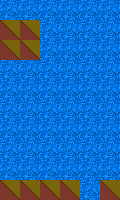

The image is a tile-based game level rendered from a .tmx file. Its description and complete source (layers, tilesets, objects, tile grids) follow:
An orthogonal 6x10 tile map with 20x20 px tiles, 2 tile layers (Tile Layer 1, Tile Layer 2), 2 tilesets and 1 object (CHGROOM).

<map version="1.9" tiledversion="1.9.1" orientation="orthogonal" renderorder="right-down" width="6" height="10" tilewidth="20" tileheight="20" infinite="0" nextlayerid="12" nextobjectid="138">
 <editorsettings>
  <export target="../maps/NATEROOM.nat" format="custom" />
 </editorsettings>
 <properties>
  <property name="name" value="Nathyn's Room" />
 </properties>
 <tileset firstgid="1" source="nateroom.tsx" />
 <tileset firstgid="24" source="HOTEL.TSX" />
 <layer id="1" name="Tile Layer 1" width="6" height="10">
  <data encoding="csv">
49,49,49,49,49,49,
49,49,49,49,49,49,
49,49,49,49,49,49,
49,49,49,49,49,49,
49,49,49,49,49,49,
49,49,49,49,49,49,
49,49,49,49,49,49,
49,49,49,49,49,49,
49,49,49,49,49,49,
49,49,49,49,49,49
</data>
 </layer>
 <layer id="11" name="Tile Layer 2" width="6" height="10">
  <data encoding="csv">
49,49,49,49,49,49,
110,110,49,49,49,49,
110,110,49,49,49,49,
49,49,49,49,49,49,
49,49,49,49,49,49,
49,49,49,49,49,49,
49,49,49,49,49,49,
49,49,49,49,49,49,
49,49,49,49,49,49,
110,110,110,110,49,110
</data>
 </layer>
 <objectgroup id="10" name="triggers">
  <object id="137" name="HOTEL5_NAT" class="CHGROOM" x="80" y="180" width="20" height="20">
   <properties>
    <property name="name" value="HOTEL5_NAT" />
    <property name="x" type="int" value="4" />
    <property name="y" type="int" value="4" />
   </properties>
  </object>
 </objectgroup>
</map>
